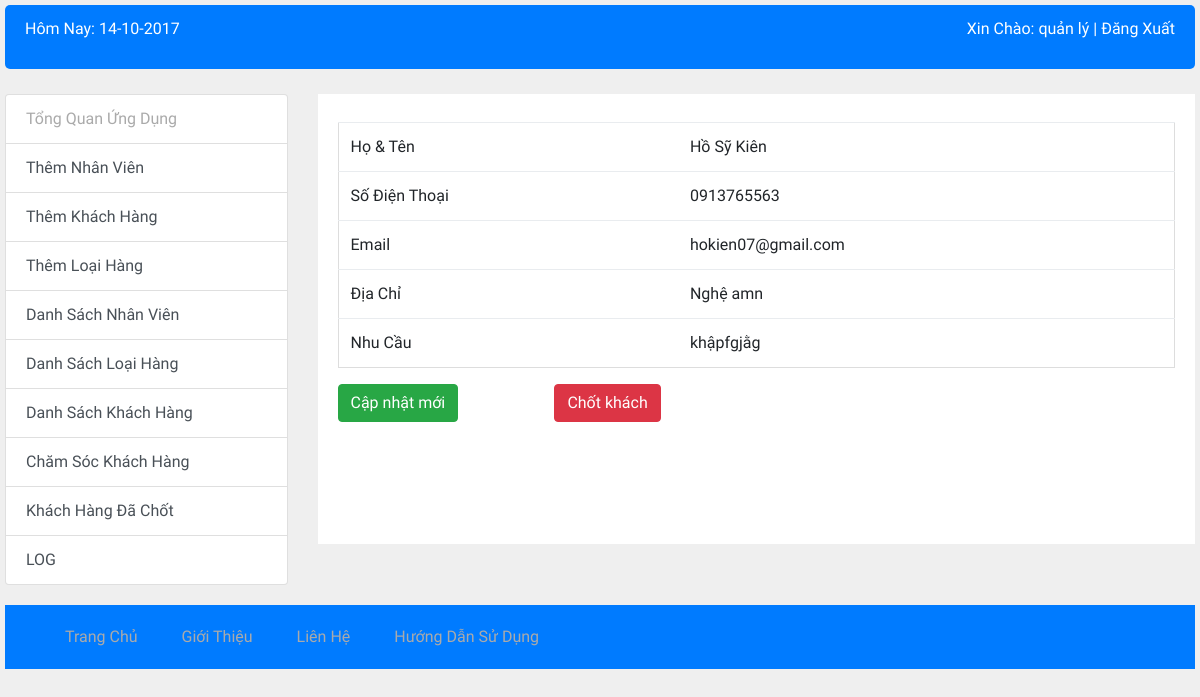
Page /chitiet_khach_hang.php?id_kh=8 (signed in) on the committed database.
### tables this page shows
CREATE TABLE `khachhang` (
  `id_KH` int(20) NOT NULL,
  `ten_KH` varchar(30) NOT NULL,
  `sdt_KH` int(30) NOT NULL,
  `email_KH` varchar(30) NOT NULL,
  `diachi_KH` varchar(50) NOT NULL,
  `ttthem_KH` text NOT NULL,
  `ngay_them` datetime NOT NULL,
  `loaikhach` int(11) NOT NULL,
  `id_NV` int(11) DEFAULT NULL,
  `cs` int(10) UNSIGNED NOT NULL DEFAULT '0'
);

### chitiet_khach_hang.php (the view, shortened to what this page needs)
<?php
include ("includes/header.php");
include("includes/mysqli_connect.php");
include ("includes/top-header.php");
$id_kh = $_GET['id_kh'];
?>
<div class="row">
  <div class="col-md-3">
    <?php include "includes/sidebar.php"; ?>
  </div>
  <div class="col-md-9">
    <div class="content">
      <?php
      if ((isset($_GET['id_kh']) && (filter_var($_GET['id_kh'], FILTER_VALIDATE_INT, array('min_range' => 1))))) {
        $id_kh = $_GET['id_kh'];
        $q = "SELECT * FROM khachhang WHERE id_KH ={$id_kh}";
        $r = mysqli_query($dbc, $q);
        $khachhang = mysqli_fetch_array($r);
      } else {
        header("location:danhsachkhachhang.php");
      }
      ?>
      <div class="panel panel-info">
        <div class="panel-body">
          <div class="table-responsive" style="overflow-x:auto;">
            <table class="table table-user-information">
              <tbody>
                <tr>
                  <td>Họ & Tên</td>
                  <td><?php echo $khachhang['ten_KH'] ?></td>
                </tr>
                <tr>
                  <td>Số Điện Thoại</td>
                  <td><?php echo "0".$khachhang['sdt_KH'] ?></td>
                </tr>
                <tr>
                  <td>Email</td>
                  <td><?php echo $khachhang['email_KH'] ?></td>
                </tr>
                <tr>
                  <td>Địa Chỉ</td>
                  <td><?php echo $khachhang['diachi_KH'] ?></td>
                </tr>
                <tr>
                  <td>Nhu Cầu</td>
                  <td><?php echo $khachhang['ttthem_KH'] ?></td>
                </tr>
              </tbody>
            </table>
          </div>
          <div class="row">
              <div class="col-md-3">
                  <a class="btn btn-success" href="nv_cskh.php?id_nv=<?php echo $_SESSION['dang_nhap']['id_NV']; ?>&id_kh=<?php echo $id_kh ?>"> Cập nhật mới</a>
              </div>
              <div class="col-md-3">
                  <a class="btn btn-danger" href="chot_khach.php?id_kh=<?php echo $id_kh ?>"> Chốt khách</a>
              </div>
          </div>
        </div>
      </div>
    </div>
  </div>
</div>
<?php include "includes/footer.php"; ?>

### css/style.css (style rules this page uses)
html, body { background: #efefef; padding: 10px; font-family: 'Varela Round'; }
a { color: #aaaaaa; transition: all ease-in-out 200ms; }
.content { background-color: #fff; margin-top: 40px; margin-right: -15px; }
.content { padding: 20px; min-height: 450px; }
table { border-collapse: collapse; border-spacing: 0; width: 100%; border: 1px solid #ddd; }
th, td { border: none; text-align: left; padding: 8px; }

### rows in the picture
khachhang: ten_KH "Hồ Sỹ Kiên", sdt_KH "913765563", email_KH "hokien07@gmail.com", diachi_KH "Nghệ amn", ttthem_KH "khậpfgjằg"

### other values in the picture
$_SESSION['dang_nhap']['ten_NV'] "quản lý"
